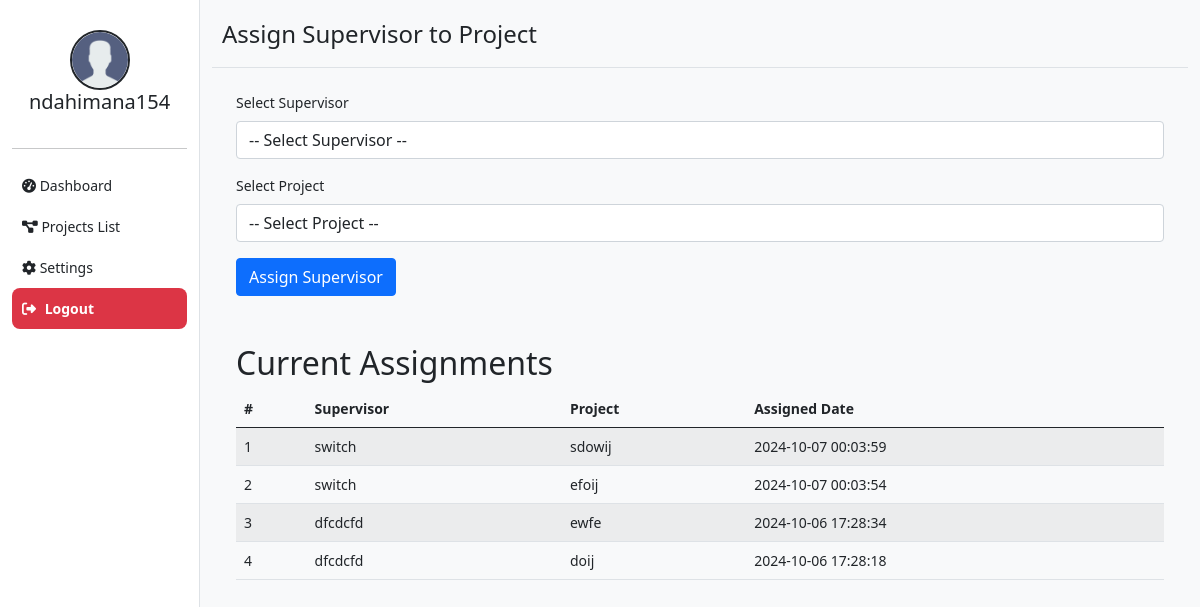
/admin/assignSupervisor.php (signed in), run on the app's committed database.
### tables this page shows
CREATE TABLE `supervisor_project_assignment` (
  `id` int(11) NOT NULL,
  `supervisor_id` int(11) NOT NULL,
  `project_id` int(11) NOT NULL,
  `assigned_date` timestamp NOT NULL DEFAULT current_timestamp()
);

CREATE TABLE `users` (
  `id` int(11) NOT NULL,
  `names` varchar(255) NOT NULL,
  `email` varchar(255) NOT NULL,
  `password` varchar(255) NOT NULL,
  `role` varchar(255) NOT NULL
);

CREATE TABLE `studentsprojects` (
  `id` int(11) NOT NULL,
  `title` varchar(255) NOT NULL,
  `description` text NOT NULL,
  `file_name` text NOT NULL,
  `student_id` int(11) NOT NULL,
  `status` varchar(255) NOT NULL DEFAULT 'pending',
  `created_at` varchar(255) NOT NULL DEFAULT current_timestamp()
);

### admin/assignSupervisor.php (the view, shortened to what this page needs)
<?php
include "../php/connect.php";
?>
<!DOCTYPE html>
<html lang="en">
<head>
    <link rel="stylesheet" href="https://cdn.jsdelivr.net/npm/bootstrap@5.1.0/dist/css/bootstrap.min.css">
    <link rel="stylesheet" href="https://cdnjs.cloudflare.com/ajax/libs/font-awesome/6.6.0/css/all.min.css" />
    <link rel="stylesheet" type="text/css" href="../assets/css/styles.css">
</head>
<body>
    <div class="container-fluid">
        <div class="row">
            <?php include "../components/adminSidebar.php" ?>
            <div class="col-md-10">
                <div class="dashboard-header">
                    <h1>Assign Supervisor to Project</h1>
                </div>
                <div class="container mt-4">
                    <form action="" method="POST">
                        <div class="mb-3">
                            <label for="supervisor_id" class="form-label">Select Supervisor</label>
                            <select class="form-control" id="supervisor_id" name="supervisor_id" required>
                                <option value="">-- Select Supervisor --</option>
                            </select>
                        </div>
                        <div class="mb-3">
                            <label for="project_id" class="form-label">Select Project</label>
                            <select class="form-control" id="project_id" name="project_id" required>
                                <option value="">-- Select Project --</option>
                            </select>
                        </div>
                        <button type="submit" class="btn btn-primary">Assign Supervisor</button>
                    </form>
                </div>
                <div class="container mt-5">
                    <h2>Current Assignments</h2>
                    <table class="table table-striped">
                        <thead>
                            <tr>
                                <th>#</th>
                                <th>Supervisor</th>
                                <th>Project</th>
                                <th>Assigned Date</th>
                            </tr>
                        </thead>
                        <tbody>
                            <?php
                            $assignments = mysqli_query($conn, "SELECT a.id, u.names as supervisor, p.title as project, a.assigned_date
                                                                FROM supervisor_project_assignment a
                                                                JOIN users u ON a.supervisor_id = u.id
                                                                JOIN studentsprojects p ON a.project_id = p.id
                                                                ORDER BY a.assigned_date DESC");
                            if (mysqli_num_rows($assignments) > 0) {
                                $count = 1;
                                while ($row = mysqli_fetch_assoc($assignments)) {
                                    echo "<tr>";
                                    echo "<td>" . $count++ . "</td>";
                                    echo "<td>" . $row['supervisor'] . "</td>";
                                    echo "<td>" . $row['project'] . "</td>";
                                    echo "<td>" . $row['assigned_date'] . "</td>";
                                    echo "</tr>";
                                }
                            } else {
                                echo "<tr><td colspan='4'>No assignments found.</td></tr>";
                            }
                            ?>
                        </tbody>
                    </table>
                </div>
            </div>
        </div>
    </div>
</body>
</html>

### assets/css/styles.css (style rules this page uses)
body { background-color: #f8f9fa; font-size: 14px; }
.dashboard-header { border-bottom: 1px solid #dee2e6; padding: 10px; margin-top: 10px; }
.dashboard-header h1 { font-size: 24px; }

### data on the page
supervisor_project_assignment: supervisor.names "switch", project.title "sdowij", assigned_date "2024-10-07 00:03:59"
supervisor_project_assignment: supervisor.names "switch", project.title "efoij", assigned_date "2024-10-07 00:03:54"
supervisor_project_assignment: supervisor.names "dfcdcfd", project.title "ewfe", assigned_date "2024-10-06 17:28:34"
supervisor_project_assignment: supervisor.names "dfcdcfd", project.title "doij", assigned_date "2024-10-06 17:28:18"

### other printed values
$username "ndahimana154"
